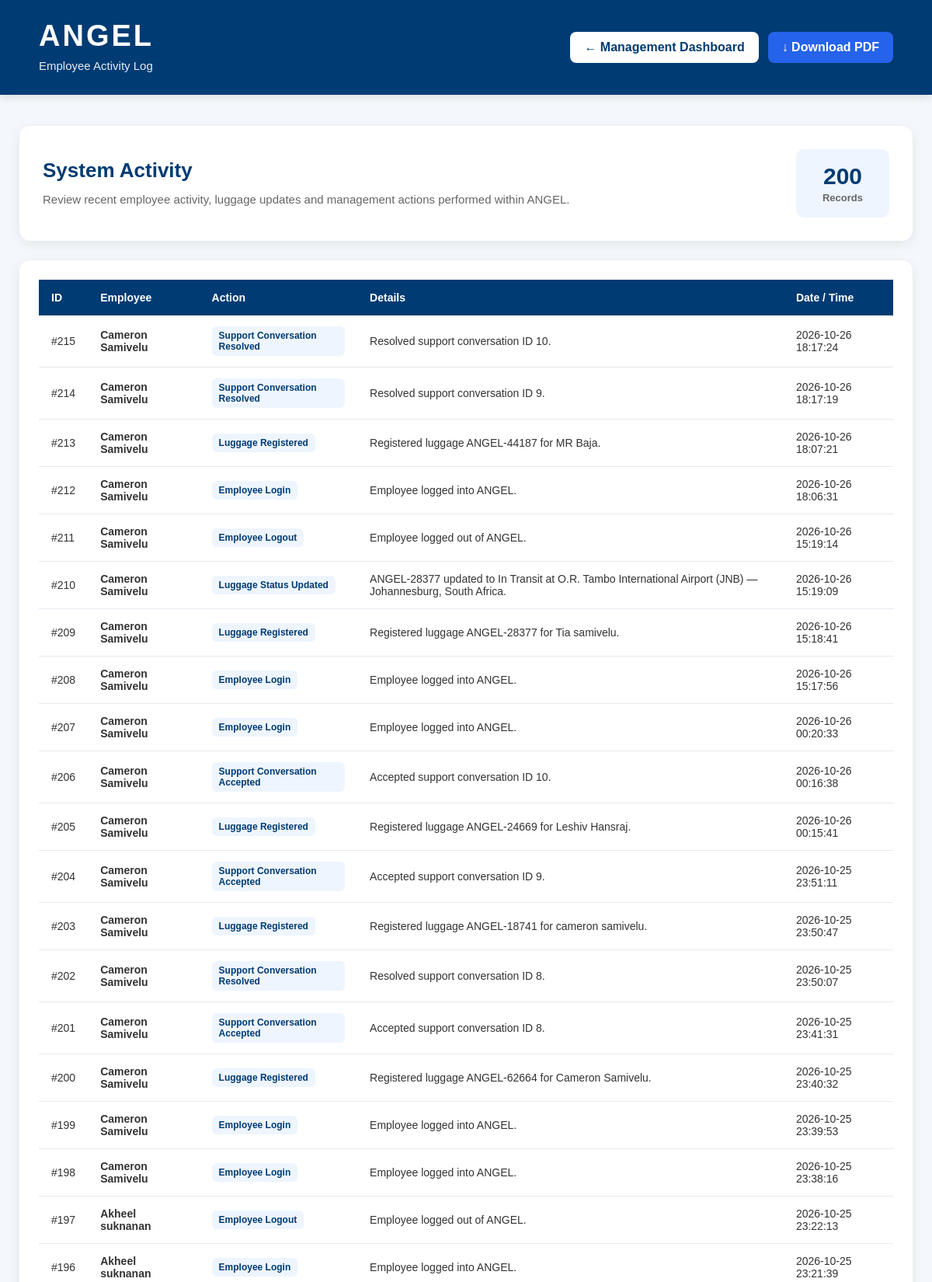
The app's page /activity-log (signed in, upper part) with its own data.
### tables this page shows
CREATE TABLE activity_log (

            id INTEGER PRIMARY KEY AUTOINCREMENT,

            employee_id INTEGER,

            employee_name TEXT,

            action TEXT NOT NULL,

            details TEXT,

            timestamp DATETIME DEFAULT CURRENT_TIMESTAMP

        );

### app.py (the view)
@app.route("/activity-log")
def activity_log():
    if "employee_id" not in session:
        return redirect(url_for("employee_login"))
    if session.get("employee_role") not in ["Supervisor", "Admin"]:
        return redirect(url_for("employee_dashboard"))
    connection = get_db()
    activities = connection.execute("""
        SELECT id, employee_name, action, details, timestamp
        FROM activity_log
        ORDER BY id DESC
        LIMIT 200
    """).fetchall()
    connection.close()
    return render_template("activity_log.html", activities=activities)

### app.py (called while the page is built)
def get_db():
    connection = sqlite3.connect(DATABASE)
    connection.row_factory = sqlite3.Row
    return connection

### templates/activity_log.html (shortened to what this page needs)
<!DOCTYPE html>
<html lang="en">
<head>
    <link rel="stylesheet"
          href="{{ url_for('static', filename='css/style.css') }}">
    <link rel="stylesheet" href="{{ url_for('static', filename='css/mobile-responsive.css') }}">
</head>
<body>
    <div class="activity-log-page">
        <header class="activity-log-header">
            <div>
                <h1>ANGEL</h1>
                <p>Employee Activity Log</p>
            </div>
            <div class="activity-log-header-actions">
                <a href="{{ url_for('management') }}"
                   class="activity-log-back-button">
                    ← Management Dashboard
                </a>
                <a href="{{ url_for('activity_log_pdf') }}"
                   class="activity-log-pdf-button">
                    ↓ Download PDF
                </a>
            </div>
        </header>
        <main class="activity-log-content">
            <section class="activity-log-info-card">
                <div>
                    <h2>System Activity</h2>
                    <p>
                        Review recent employee activity,
                        luggage updates and management actions
                        performed within ANGEL.
                    </p>
                </div>
                <div class="activity-log-count">
                    <strong>
                        {{ activities|length }}
                    </strong>
                    <span>
                        Records
                    </span>
                </div>
            </section>
            <section class="activity-log-table-card">
                {% if activities %}
                <div class="activity-log-table-wrapper">
                    <table class="activity-log-table">
                        <thead>
                            <tr>
                                <th>
                                    ID
                                </th>
                                <th>
                                    Employee
                                </th>
                                <th>
                                    Action
                                </th>
                                <th>
                                    Details
                                </th>
                                <th>
                                    Date / Time
                                </th>
                            </tr>
                        </thead>
                        <tbody>
                            {% for activity in activities %}
                            <tr>
                                <td>
                                    #{{ activity["id"] }}
                                </td>
                                <td>
                                    <strong>
                                        {{ activity["employee_name"] or "Unknown" }}
                                    </strong>
                                </td>
                                <td>
                                    <span class="activity-action">
                                        {{ activity["action"] }}
                                    </span>
                                </td>
                                <td>
                                    {{ activity["details"] or "-" }}
                                </td>
                                <td>
                                    {{ activity["timestamp"] }}
                                </td>
                            </tr>
                            {% endfor %}
                        </tbody>
                    </table>
                </div>
                {% endif %}
            </section>
        </main>
    </div>
</body>
</html>

### static/css/style.css (style rules this page uses)
body { margin:0; padding:0; font-family:Arial, Helvetica, sans-serif; background:#eef5fb; color:#1b1b1b; }
h1 { font-family: 'Poppins', sans-serif; font-size: 72px; font-weight: 800; letter-spacing: 6px; color: #0a3d78; margin-bottom: 20px; }
h2 { text-align:center; color:#005b96; }
p { text-align:center; width:70%; margin:auto; font-size:20px; line-height:1.6; }
.activity-log-page { min-height: 100vh; background: #f4f7fb; color: #1f2937; }
.activity-log-header { background: #003b73; color: white; padding: 25px 50px; display: flex; align-items: center; justify-content: space-between; box-shadow: 0 3px 10px rgba(0, 0, 0, 0.12); }
.activity-log-header h1 { margin: 0; color: white; font-size: 38px; font-weight: 800; letter-spacing: 3px; }
.activity-log-header p { margin: 5px 0 0; color: white; opacity: 0.9; font-size: 15px; text-align: left; width: auto; }
.activity-log-header-actions { display: flex; align-items: center; gap: 12px; }
.activity-log-back-button, .activity-log-pdf-button { display: inline-block; padding: 11px 18px; border-radius: 8px; text-decoration: none; font-weight: 600; transition: 0.2s ease; }
.activity-log-back-button { background: white; color: #003b73; }
.activity-log-pdf-button { background: #2563eb; color: white; }
.activity-log-content { max-width: 1200px; margin: 40px auto; padding: 0 25px 60px; }
.activity-log-info-card { background: white; padding: 30px; border-radius: 14px; box-shadow: 0 4px 15px rgba(0, 0, 0, 0.08); margin-bottom: 25px; display: flex; align-items: center; justify-content: space-between; gap: 30px; }
.activity-log-info-card h2 { margin: 0 0 10px; color: #003b73; font-size: 26px; text-align: left; }
.activity-log-info-card p { width: auto; margin: 0; color: #666; font-size: 15px; line-height: 1.6; text-align: left; }
.activity-log-count { min-width: 120px; padding: 18px; background: #eef5ff; border-radius: 10px; text-align: center; }
.activity-log-count strong { display: block; color: #003b73; font-size: 30px; }
.activity-log-count span { display: block; margin-top: 3px; color: #666; font-size: 13px; font-weight: 600; }
.activity-log-table-card { background: white; padding: 25px; border-radius: 14px; box-shadow: 0 4px 15px rgba(0, 0, 0, 0.08); overflow: hidden; }
.activity-log-table-wrapper { width: 100%; overflow-x: auto; }
.activity-log-table { width: 100%; border-collapse: collapse; min-width: 900px; }
.activity-log-table th { background: #003b73; color: white; text-align: left; padding: 15px 16px; font-size: 14px; font-weight: 700; }
.activity-log-table td { padding: 14px 16px; border-bottom: 1px solid #e5e9ef; color: #333; font-size: 14px; }
.activity-action { display: inline-block; padding: 5px 9px; background: #eef5ff; color: #003b73; border-radius: 6px; font-size: 12px; font-weight: 700; }

### static/css/mobile-responsive.css (style rules this page uses)
*, *::before, *::after { box-sizing: border-box; }
html { -webkit-text-size-adjust: 100%; text-size-adjust: 100%; scroll-behavior: smooth; }
body { min-width: 0; max-width: 100%; }

### records on screen
activity_log: id "215", employee_name "Cameron Samivelu", action "Support Conversation Resolved", details "Resolved support conversation ID 10.", timestamp "2026-10-26 18:17:24"
activity_log: id "214", employee_name "Cameron Samivelu", action "Support Conversation Resolved", details "Resolved support conversation ID 9.", timestamp "2026-10-26 18:17:19"
activity_log: id "213", employee_name "Cameron Samivelu", action "Luggage Registered", details "Registered luggage ANGEL-44187 for MR Baja.", timestamp "2026-10-26 18:07:21"
activity_log: id "212", employee_name "Cameron Samivelu", action "Employee Login", details "Employee logged into ANGEL.", timestamp "2026-10-26 18:06:31"
activity_log: id "211", employee_name "Cameron Samivelu", action "Employee Logout", details "Employee logged out of ANGEL.", timestamp "2026-10-26 15:19:14"
activity_log: id "210", employee_name "Cameron Samivelu", action "Luggage Status Updated", details "ANGEL-28377 updated to In Transit at O.R. Tambo International Airport (JNB) — Johannesburg, South Africa.", timestamp "2026-10-26 15:19:09"
activity_log: id "209", employee_name "Cameron Samivelu", action "Luggage Registered", details "Registered luggage ANGEL-28377 for Tia samivelu.", timestamp "2026-10-26 15:18:41"
activity_log: id "208", employee_name "Cameron Samivelu", action "Employee Login", details "Employee logged into ANGEL.", timestamp "2026-10-26 15:17:56"
activity_log: id "207", employee_name "Cameron Samivelu", action "Employee Login", details "Employee logged into ANGEL.", timestamp "2026-10-26 00:20:33"
activity_log: id "206", employee_name "Cameron Samivelu", action "Support Conversation Accepted", details "Accepted support conversation ID 10.", timestamp "2026-10-26 00:16:38"
activity_log: id "205", employee_name "Cameron Samivelu", action "Luggage Registered", details "Registered luggage ANGEL-24669 for Leshiv Hansraj.", timestamp "2026-10-26 00:15:41"
activity_log: id "204", employee_name "Cameron Samivelu", action "Support Conversation Accepted", details "Accepted support conversation ID 9.", timestamp "2026-10-25 23:51:11"
activity_log: id "203", employee_name "Cameron Samivelu", action "Luggage Registered", details "Registered luggage ANGEL-18741 for cameron samivelu.", timestamp "2026-10-25 23:50:47"
activity_log: id "202", employee_name "Cameron Samivelu", action "Support Conversation Resolved", details "Resolved support conversation ID 8.", timestamp "2026-10-25 23:50:07"
activity_log: id "201", employee_name "Cameron Samivelu", action "Support Conversation Accepted", details "Accepted support conversation ID 8.", timestamp "2026-10-25 23:41:31"
activity_log: id "200", employee_name "Cameron Samivelu", action "Luggage Registered", details "Registered luggage ANGEL-62664 for Cameron Samivelu.", timestamp "2026-10-25 23:40:32"
activity_log: id "199", employee_name "Cameron Samivelu", action "Employee Login", details "Employee logged into ANGEL.", timestamp "2026-10-25 23:39:53"
activity_log: id "198", employee_name "Cameron Samivelu", action "Employee Login", details "Employee logged into ANGEL.", timestamp "2026-10-25 23:38:16"
activity_log: id "197", employee_name "Akheel suknanan", action "Employee Logout", details "Employee logged out of ANGEL.", timestamp "2026-10-25 23:22:13"
activity_log: id "196", employee_name "Akheel suknanan", action "Employee Login", details "Employee logged into ANGEL.", timestamp "2026-10-25 23:21:39"

### other values on screen
{{ activities|length }} "200"
